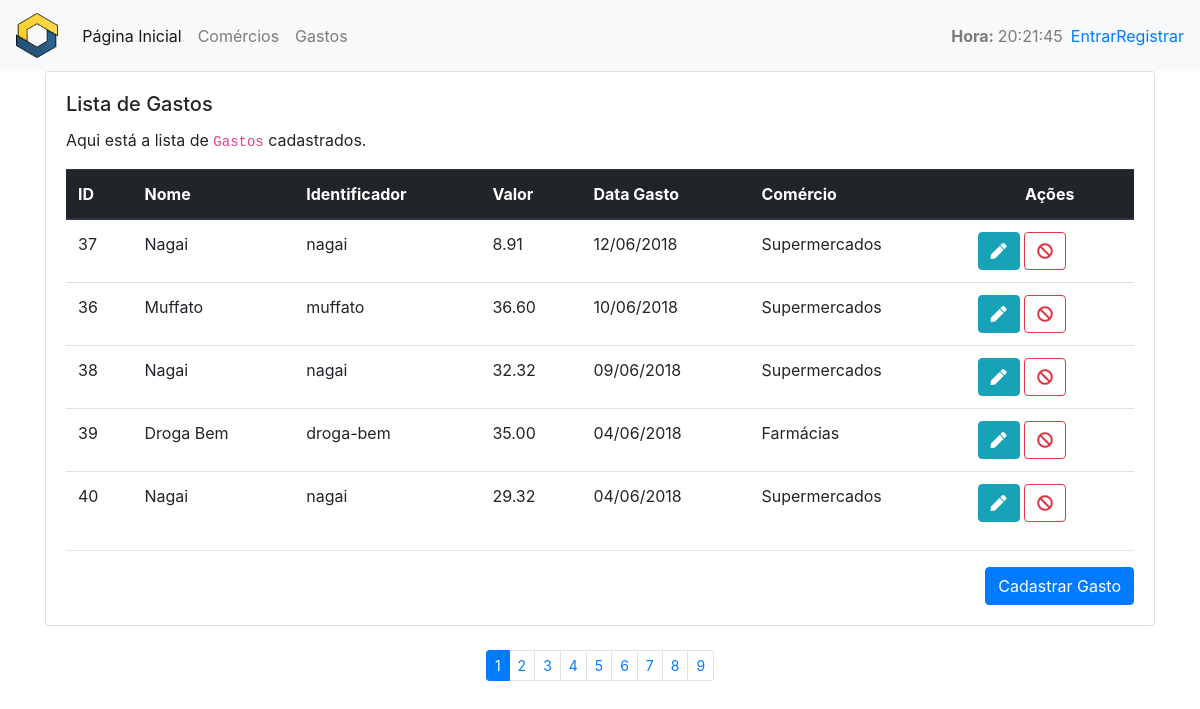
The app's page /website/gastos/ with its own data.
### helloworld/models.py (models this page shows, shortened)
class Gasto(models.Model):
    name = models.CharField(
        'Gasto',
        max_length=100,
        null=False,
        blank=False
    )
    slug = models.CharField(
        'Identificador',
        max_length=100,
        null=False,
        blank=False
    )
    valor = models.DecimalField(
        max_digits=8,
        decimal_places=2,
        null=False,
        blank=False
    )
    datagasto = models.DateField(
        default=datetime.datetime.today,
        null=True,
        blank=True
    )
    comercio = models.ForeignKey(
        Comercio,
        verbose_name='Comércio',
        on_delete=models.PROTECT
    )
    created_at = models.DateTimeField(
        'Criado em',
        auto_now_add=True,
        null=True
    )
    modified_at = models.DateTimeField(
        'Atualizado em',
        auto_now=True,
        null=True
    )
    class Meta:
        verbose_name = 'Gasto'
        verbose_name_plural = 'Gastos'
        ordering = ['-datagasto']
    objetos = models.Manager()

class Comercio(models.Model):
    name = models.CharField(
        'Comércio',
        max_length=100,
        null=False,
        blank=False
    )
    slug = models.CharField(
        'Identificador',
        max_length=100,
        null=False,
        blank=False
    )
    created_at = models.DateTimeField(
        'Criado em',
        auto_now_add=True,
        null=True
    )
    updated_at = models.DateTimeField(
        'Atualizado em',
        auto_now=True,
        null=True
    )
    class Meta:
        verbose_name = 'Comércio'
        verbose_name_plural = 'Comércios'
        ordering = ['-created_at']
    objetos = models.Manager()

### website/views.py (the view)
class GastoListView(ListView):
    template_name = "website/lista_gastos.html"
    model = Gasto
    context_object_name = "gastos"
    paginate_by = 5

### website/templatetags/pagination.py (called while the page is built)
@register.inclusion_tag('pagination.html')
def pagination(request, paginator, page_obj):
    context = {}
    context['paginator'] = paginator
    context['request'] = request
    context['page_obj'] = page_obj
    getvars = request.GET.copy()
    if 'page' in getvars:
        del getvars['page']
    if len(getvars) > 0:
        context['getvars'] = '&{0}'.format(getvars.urlencode())
    else:
        context['getvars'] = ''
    return context

### website/templatetags/tempo_atual.py (called while the page is built)
@register.simple_tag
def tempo_atual():
    return datetime.datetime.now().strftime('%H:%M:%S')

### website/templates/website/lista_gastos.html (shortened to what this page needs)
{% extends "base.html" %}
{% load pagination %}
{% load l10n %}
{% block conteudo %}
<div class="container">
  <div class="row">
    <div class="col-lg-12 col-md-12 col-sm-12 col-xs-12">
      <div class="card">
        <div class="card-body">
          <h5 class="card-title">Lista de Gastos</h5>
          {% if gastos|length > 0 %}
            <p class="card-text">
              Aqui está a lista de <code>Gastos</code> cadastrados.
            </p>
            <table class="table">
              <thead class="thead-dark">
              <tr>
                <th scope="col">ID</th>
                <th scope="col">Nome</th>
                <th scope="col">Identificador</th>
                <th scope="col">Valor</th>
                <th scope="col">Data Gasto</th>
                <th scope="col">Comércio</th>
                <th scope="col" class="text-center">Ações</th>
              </tr>
              </thead>
              <tbody>
              {% for gasto in gastos %}
                <tr>
                  <td>{{ gasto.id }}</td>
                  <td>{{ gasto.name }}</td>
                  <td>{{ gasto.slug }}</td>
                  <td>{{ gasto.valor }}</td>
                  <td>{{ gasto.datagasto|date:'d/m/Y' }}</td>
                  <td>{{ gasto.comercio.name }}</td>
                  <td>
                    <a href="{% url 'website:atualiza_gasto' pk=gasto.id %}"
                       class="btn btn-info" alt="editar"><i class="fas fa-pen"></i>
                    </a>
                    <a href="{% url 'website:deleta_gasto' pk=gasto.id %}"
                      class="btn btn-outline-danger"><i class="fas fa-ban"></i>
                    </a>
                  </td>
                </tr>
              {% endfor %}
              </tbody>
            </table>
        {% else %}
          <div class="text-center mt-5 mb-5 jumbotron">
            <h5>Nenhum <code>Gasto</code> cadastrado ainda.</h5>
          </div>
        {% endif %}
          <hr />
          <div class="text-right">
            <a href="{% url 'website:cadastra_gasto' %}" class="btn btn-primary">
              Cadastrar Gasto
            </a>
          </div>
        </div>
      </div>
    </div>
  </div>
</div>
{% pagination request paginator page_obj %}
{% endblock %}

### records on screen
Gasto: id "37", name "Nagai", slug "nagai", valor "8.91", datagasto "12/06/2018", comercio.name "Supermercados"
Gasto: id "36", name "Muffato", slug "muffato", valor "36.60", datagasto "10/06/2018", comercio.name "Supermercados"
Gasto: id "38", name "Nagai", slug "nagai", valor "32.32", datagasto "09/06/2018", comercio.name "Supermercados"
Gasto: id "39", name "Droga Bem", slug "droga-bem", valor "35.00", datagasto "04/06/2018", comercio.name "Farmácias"
Gasto: id "40", name "Nagai", slug "nagai", valor "29.32", datagasto "04/06/2018", comercio.name "Supermercados"

### other values on screen
{{ page }} "1"
{{ page }} "2" "3" "4" "5" "6" "7" "8" "9"
